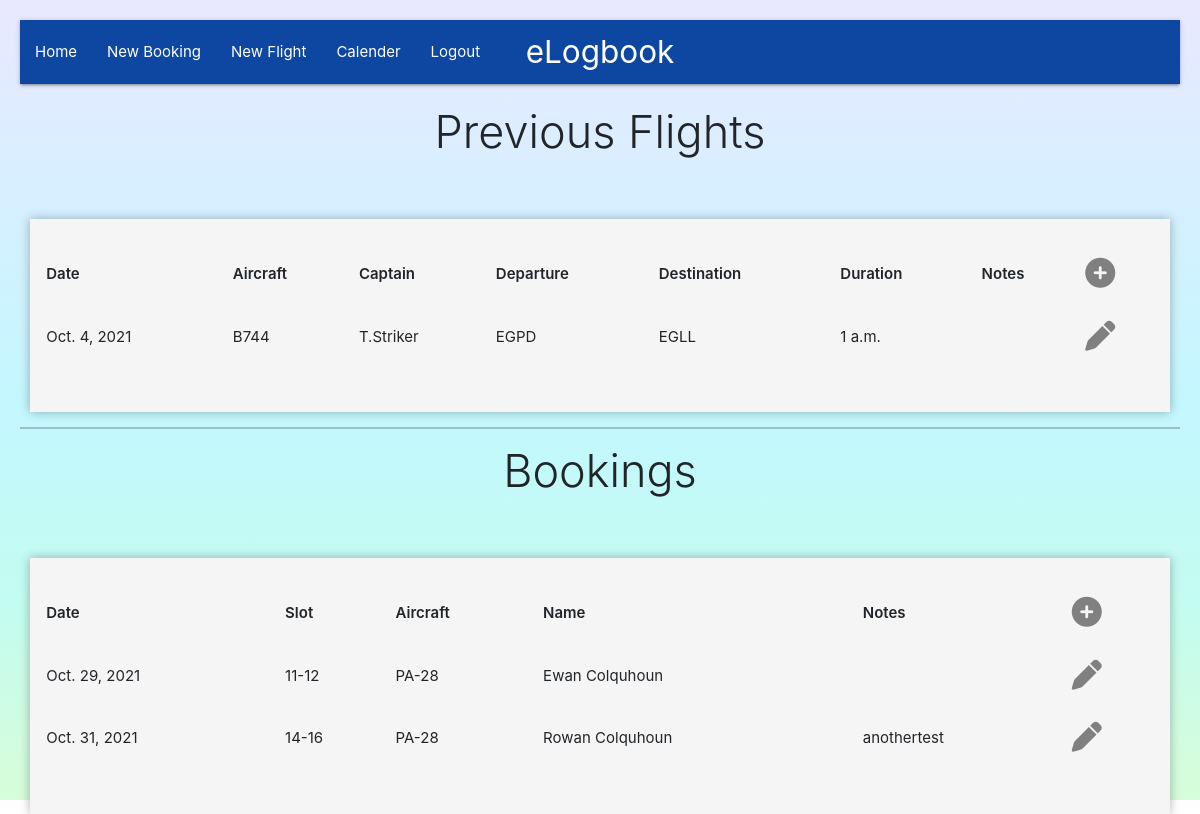
Page / (signed in) on the earlier database version.
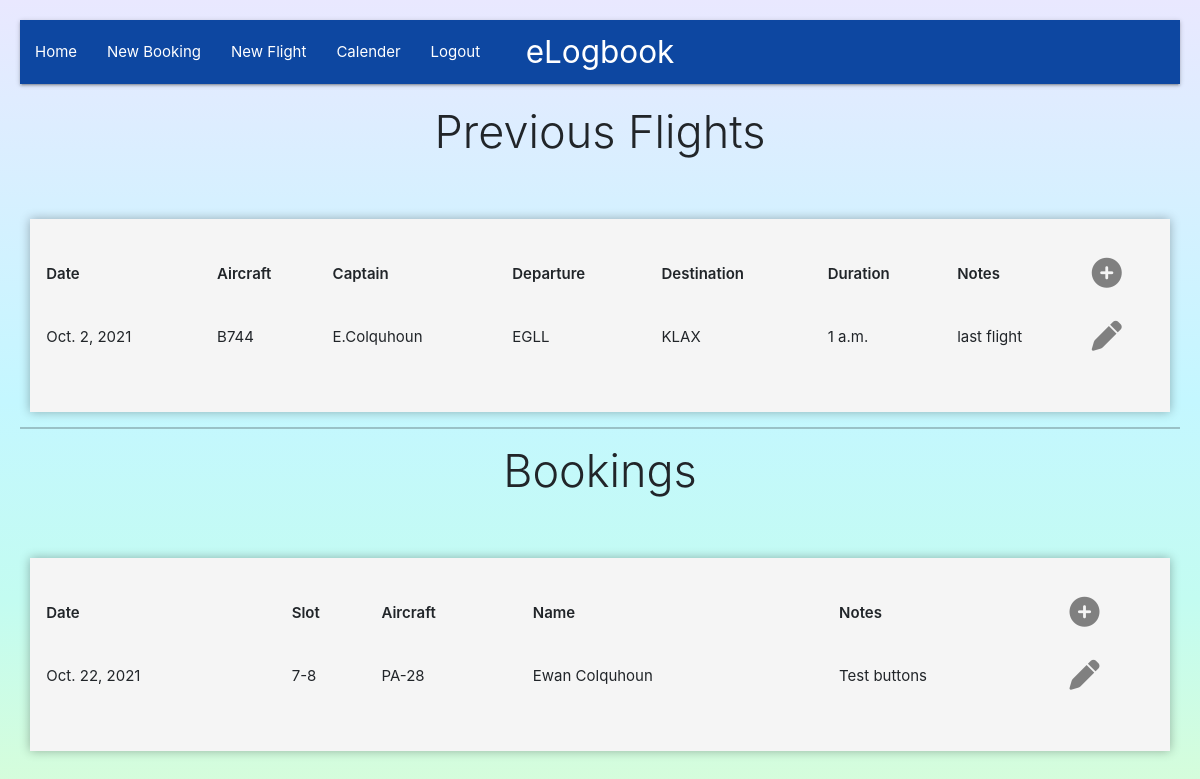
Same page on the later database version.
### logbook/models.py (models this page shows, shortened)
class Flights(models.Model):
    B744 = 'B744'
    E190 = 'E190'
    E170 = 'E170'
    S2000 = 'S2000'
    J41 = 'J41'
    AIRCRAFT = [
        (B744, 'Boeing 747'),
        (E190, 'Embraer 190'),
        (E170, 'Embraer 170'),
        (S2000, 'Saab 2000'),
        (J41, 'BAE Jetstream 41'),
    ]
    date = models.DateField(null=True)
    captain = models.CharField(max_length=25, default='', null=False, blank=False)
    aircraft = models.CharField(max_length=5, choices=AIRCRAFT, default=B744)
    departure = models.CharField(max_length=5, default='', null=False, blank=False)
    destination = models.CharField(max_length=5, null=False, default='', blank=False)
    duration = models.TimeField(default='01:00')
    notes = models.CharField(max_length=50, default='', blank=True)

class Booking(models.Model):
    TRAINERS = [
        ('PA-28', 'Piper Warrier'),
        ('C150', 'Cessna 150'),
        ('Cub', 'Piper Cub'),
    ]
    name = models.CharField(max_length=50)
    email = models.EmailField(max_length=50, default='')
    aircraft = models.CharField(max_length=5, choices=TRAINERS, default='PA-28')
    date = models.DateField(null=True)
    slot = models.ForeignKey(Slots, on_delete=models.CASCADE, default=False, related_name='slot_booking')
    notes = models.TextField(default='')

class Slots(models.Model):
    SLOTS = [
        ('7-8', '0700-0800'),
        ('9-10', '0900-1000'),
        ('11-12', '1100-1200'),
        ('12-14', '1300-1400'),
        ('14-16', '1500-1600'),
    ]
    slot = models.CharField(max_length=15, choices=SLOTS, default=False)
    def __str__(self):
        return self.slot

### logbook/views.py (the view)
# urls.py: path('', views.logbookMain, name='home'),
def logbookMain(request):
    flights = Flights.objects.all()
    current_user = request.user
    bookings = Booking.objects.all().order_by('date')
    context = {
        'flights': flights,
        'current_user': current_user,
        'bookings': bookings,
    }
    return render(request, "logbook/index.html", context)

### logbook/templates/logbook/index.html
{% extends "logbook/base.html" %}
{% block content %}
    <div class="container heading center-align"><h3 class="display-5">Previous Flights</h3></div>
    <div class="container pages grey lighten-4">
        <div class="row">
            <div class="col s12">
                {% if user.is_authenticated %}
                <table>
                    <tr class="table-headings">
                        <td>Date</td>
                        <td>Aircraft</td>
                        <td>Captain</td>
                        <td>Departure</td>
                        <td>Destination</td>
                        <td>Duration</td>
                        <td>Notes</td>
                        <td><a href="{% url 'addFlight' %}"><i class="fas fa-plus-circle small table-icon"></i></a></td>
                    </tr>
                    {% for flight in flights %}
                    <tr>
                        <td>{{ flight.date }}</td>
                        <td>{{ flight.aircraft }}</td>
                        <td>{{ flight.captain }}</td>
                        <td>{{ flight.departure.upper }}</td>
                        <td>{{ flight.destination.upper }}</td>
                        <td>{{ flight.duration }}</td>
                        <td>{{ flight.notes }}</td>
                        <td><a href="/edit/{{ flight.id }}" ><i class="fas fa-pen small table-icon"></i></a></td>
                    </tr>
                    {% empty %}
                    <tr>You have no flights to display.</tr>
                    {% endfor %}
                </table>
            </div>
        </div>
                {% else %}
            <strong><p class="center-align">You are not signed-in. Please <a href="{% url 'account_signup' %}">register</a> or
                <a href="{% url 'account_login' %}">sign-in</a> to view your flights! </p></strong>
            {% endif %}
    </div>
    <hr>
    <div class="container heading center-align"><h3 class="display-5">Bookings</h3></div>
    <div class="container pages grey lighten-4">
        <div class="row">
            <div class="col s12">
                {% if user.is_authenticated %}
                <table>
                    <tr class="table-headings">
                        <td>Date</td>
                        <td>Slot</td>
                        <td>Aircraft</td>
                        <td>Name</td>
                        <td>Notes</td>
                        <td><a href="{% url 'book' %}"><i class="fas fa-plus-circle small table-icon"></i></a></td>
                    </tr>
                    {% for booking in bookings %}
                    <tr>
                        <td>{{ booking.date }}</td>
                        <td>{{ booking.slot }}</td>
                        <td>{{ booking.aircraft }}</td>
                        <td>{{ booking.name }}</td>
                        <td>{{ booking.notes }}</td>
                        <td><a href="/edit-booking/{{ booking.id }}" ><i class="fas fa-pen small table-icon"></i></a></td>
                    </tr>
                    {% empty %}
                    <tr>You have no bookings to display.</tr>
                    {% endfor %}
                </table>
            </div>
        </div>
                {% else %}
            <strong><p class="center-align">You are not signed-in. Please <a href="{% url 'account_signup' %}">register</a> or
                <a href="{% url 'account_login' %}">sign-in</a> to view your bookings! </p></strong>
            {% endif %}
    </div>
{% endblock %}

### logbook/templates/logbook/base.html (shortened to what this page needs)
<!DOCTYPE html>
<html lang="en">
<head>
    {% load static %}
    <link rel="stylesheet" href="https://cdn.jsdelivr.net/npm/fullcalendar@5.9.0/main.min.css">
    <link rel="stylesheet" href="https://cdnjs.cloudflare.com/ajax/libs/materialize/1.0.0/css/materialize.min.css">
    <link href="https://cdn.jsdelivr.net/npm/bootstrap@5.1.3/dist/css/bootstrap.min.css" rel="stylesheet">
    <link rel="stylesheet" href="{% static 'style.css' %}" type="text/css">
    <link rel="stylesheet" href="https://cdnjs.cloudflare.com/ajax/libs/twitter-bootstrap/4.0.0-alpha.6/css/bootstrap.css"/>
</head>
<body>
    <nav>
        <div class="nav-wrapper blue darken-4">
        <a href="#!" class="brand-logo center">eLogbook</a>
        <ul class="left hide-on-med-and-down">
            <li class="nav-item"><a href="{% url 'home' %}">Home</a></li>
            <li class="nav-item">
                <a href="{% url 'book' %}">New Booking</a>
            </li>
            <li><a href="{% url 'addFlight' %}">New Flight</a></li>
            {% if user.is_authenticated %}
            <li class="nav-item">
                <a href="{% url 'calender' %}">Calender</a>
            </li>
            <li class="nav-item">
                <a href="{% url 'account_logout' %}">Logout</a>
            </li>
            {% endif %}
        </ul>
        </div>
    </nav>
    <div class="container">
        <div class="row">
            <div class="col-md-8 offset-md-2">
            </div>
        </div>
    </div>
    <main class="flex-shrink-0 main-bg">
    {% block content %}
    {% endblock content %}
</body>
</html>

### logbook/static/style.css (style rules this page uses)
body { background-image: linear-gradient(to bottom, #e9e8ff, #d6f0ff, #c4f7ff, #c3fcf1, #d7fdd9); background-position: center; background-repeat: no-repeat; height: 100vh; font: 14px sans-serif; padding: 20px; }
.pages { box-shadow: 0 0 10px rgba(0, 0, 0, 0.3); margin: 60px auto 0; max-width: 90%; max-height: 80vh; overflow-y: scroll; padding: 24px; position: relative; width: 80%; }
li a { text-decoration: none; }
::placeholder { color: black; opacity: 0.5; }
.table-headings td { font-weight: 600; }
.table-icon { color: grey }

Differences in the rows shown:
removed Flights: date "Oct. 4, 2021", aircraft "B744", captain "T.Striker", departure "EGPD", destination "EGLL", duration "1 a.m."
removed Booking: date "Oct. 29, 2021", slot "11-12", aircraft "PA-28", name "Ewan Colquhoun"
removed Booking: date "Oct. 31, 2021", slot "14-16", aircraft "PA-28", name "Rowan Colquhoun", notes "anothertest"
added Flights: date "Oct. 2, 2021", aircraft "B744", captain "E.Colquhoun", departure "EGLL", destination "KLAX", duration "1 a.m.", notes "last flight"
added Booking: date "Oct. 22, 2021", slot "7-8", aircraft "PA-28", name "Ewan Colquhoun", notes "Test buttons"
